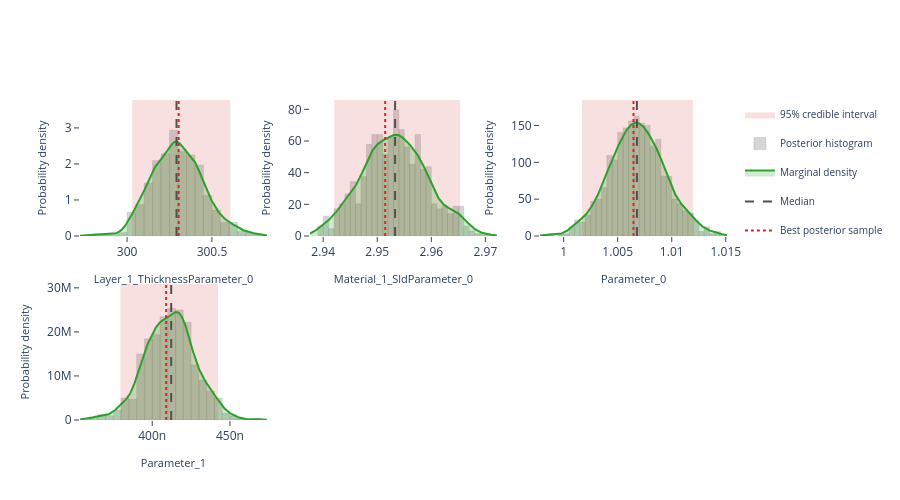

Notebook source saved alongside this figure:
### Markdown cell above
## Interactive posterior plots

The next three cells render the same Plotly figures that are shown on the
Bayesian Posterior tab of the EasyReflectometryApp:

* **Marginals** — per-parameter distribution: histogram + smooth KDE marginal,
  shaded 95% credible interval, and median / best-sample lines
  (`plot_distribution` or `posterior.distribution()`)
* **Corner plot** — pairwise marginals + 2-D contours + scatter (`plot_corner`)
* **Traces** — per-chain trace + marginal histogram (`plot_trace`)

The standalone helpers are called with ``return_figure=True`` so they return a
Plotly ``Figure`` that we render in the notebook with ``fig.show()``; the
``PosteriorResults`` methods return the figure directly.

### Code cell
# ---- Marginal posterior distributions ---------------------------------------
# One panel per free parameter, each overlaying the posterior histogram, a
# smooth Gaussian-KDE marginal, the shaded 95% credible interval, and the
# median / best-sample reference lines.  Mirrors the "Marginals" sub-tab in
# the EasyReflectometryApp.

# The PosteriorResults method passes ``logp`` through automatically so the
# best posterior sample (MAP) line is drawn:
fig = posterior.distribution()
fig.show()

# Standalone equivalent (pass ``logp`` to get the best-sample line):
# fig = plot_distribution(
#     posterior.draws,
#     posterior.param_names,
#     logp=posterior.logp,
#     return_figure=True,
# )
# fig.show()

### Figure 1 — Plotly figure (JSON) as saved in the notebook; plotly's stock layout.template omitted (floating-point values rounded to 4 significant figures; data arrays with more than 128 entries replaced by an {"elided": "..."} marker saying what was removed)
{"data": [{"fill": "toself", "fillcolor": "rgba(214, 39, 40, 0.14)", "hoverinfo": "skip", "legendgroup": "95% credible interval", "line": {"color": "rgba(214, 39, 40, 0.14)", "width": 0}, "mode": "lines", "name": "95% credible interval", "showlegend": true, "type": "scatter", "x": [300.0, 300.6, 300.6, 300.0, 300.0], "xaxis": "x", "y": [0.0, 0.0, 3.775, 3.775, 0.0], "yaxis": "y"}, {"histnorm": "probability density", "hovertemplate": "sample=%{x:.4f}<br>density: %{y:.2f}<extra></extra>", "legendgroup": "histogram", "marker": {"color": "rgba(120, 120, 120, 0.38)", "line": {"color": "rgba(120, 120, 120, 0.24)", "width": 1}}, "name": "Posterior histogram", "nbinsx": 40, "opacity": 0.82, "showlegend": true, "type": "histogram", "x": {"elided": "640 float values"}, "xaxis": "x", "yaxis": "y"}, {"fill": "tozeroy", "fillcolor": "rgba(44, 160, 44, 0.22)", "hovertemplate": "Layer_1_ThicknessParameter_0: %{x:.4f}<br>density: %{y:.4f}<extra></extra>", "legendgroup": "marginal", "line": {"color": "rgb(44, 160, 44)", "width": 2}, "mode": "lines", "name": "Marginal density", "showlegend": true, "type": "scatter", "x": {"elided": "256 float values"}, "xaxis": "x", "y": {"elided": "256 float values"}, "yaxis": "y"}, {"hovertemplate": "Median: %{x:.4f}<extra></extra>", "legendgroup": "Median", "line": {"color": "rgb(80, 80, 80)", "dash": "dash", "width": 2}, "mode": "lines", "name": "Median", "showlegend": true, "type": "scatter", "x": [300.3, 300.3], "xaxis": "x", "y": [0.0, 3.775], "yaxis": "y"}, {"hovertemplate": "Best posterior sample: %{x:.4f}<extra></extra>", "legendgroup": "Best posterior sample", "line": {"color": "rgb(214, 39, 40)", "dash": "dot", "width": 2}, "mode": "lines", "name": "Best posterior sample", "showlegend": true, "type": "scatter", "x": [300.3, 300.3], "xaxis": "x", "y": [0.0, 3.775], "yaxis": "y"}, {"fill": "toself", "fillcolor": "rgba(214, 39, 40, 0.14)", "hoverinfo": "skip", "legendgroup": "95% credible interval", "line": {"color": "rgba(214, 39, 40, 0.14)", "width": 0}, "mode": "lines", "name": "95% credible interval", "showlegend": false, "type": "scatter", "x": [2.942, 2.965, 2.965, 2.942, 2.942], "xaxis": "x2", "y": [0.0, 0.0, 85.9, 85.9, 0.0], "yaxis": "y2"}, {"histnorm": "probability density", "hovertemplate": "sample=%{x:.4f}<br>density: %{y:.2f}<extra></extra>", "legendgroup": "histogram", "marker": {"color": "rgba(120, 120, 120, 0.38)", "line": {"color": "rgba(120, 120, 120, 0.24)", "width": 1}}, "name": "Posterior histogram", "nbinsx": 40, "opacity": 0.82, "showlegend": false, "type": "histogram", "x": {"elided": "640 float values"}, "xaxis": "x2", "yaxis": "y2"}, {"fill": "tozeroy", "fillcolor": "rgba(44, 160, 44, 0.22)", "hovertemplate": "Material_1_SldParameter_0: %{x:.4f}<br>density: %{y:.4f}<extra></extra>", "legendgroup": "marginal", "line": {"color": "rgb(44, 160, 44)", "width": 2}, "mode": "lines", "name": "Marginal density", "showlegend": false, "type": "scatter", "x": {"elided": "256 float values"}, "xaxis": "x2", "y": {"elided": "256 float values"}, "yaxis": "y2"}, {"hovertemplate": "Median: %{x:.4f}<extra></extra>", "legendgroup": "Median", "line": {"color": "rgb(80, 80, 80)", "dash": "dash", "width": 2}, "mode": "lines", "name": "Median", "showlegend": false, "type": "scatter", "x": [2.953, 2.953], "xaxis": "x2", "y": [0.0, 85.9], "yaxis": "y2"}, {"hovertemplate": "Best posterior sample: %{x:.4f}<extra></extra>", "legendgroup": "Best posterior sample", "line": {"color": "rgb(214, 39, 40)", "dash": "dot", "width": 2}, "mode": "lines", "name": "Best posterior sample", "showlegend": false, "type": "scatter", "x": [2.951, 2.951], "xaxis": "x2", "y": [0.0, 85.9], "yaxis": "y2"}, {"fill": "toself", "fillcolor": "rgba(214, 39, 40, 0.14)", "hoverinfo": "skip", "legendgroup": "95% credible interval", "line": {"color": "rgba(214, 39, 40, 0.14)", "width": 0}, "mode": "lines", "name": "95% credible interval", "showlegend": false, "type": "scatter", "x": [1.002, 1.012, 1.012, 1.002, 1.002], "xaxis": "x3", "y": [0.0, 0.0, 184.7, 184.7, 0.0], "yaxis": "y3"}, {"histnorm": "probability density", "hovertemplate": "sample=%{x:.4f}<br>density: %{y:.2f}<extra></extra>", "legendgroup": "histogram", "marker": {"color": "rgba(120, 120, 120, 0.38)", "line": {"color": "rgba(120, 120, 120, 0.24)", "width": 1}}, "name": "Posterior histogram", "nbinsx": 40, "opacity": 0.82, "showlegend": false, "type": "histogram", "x": {"elided": "640 float values"}, "xaxis": "x3", "yaxis": "y3"}, {"fill": "tozeroy", "fillcolor": "rgba(44, 160, 44, 0.22)", "hovertemplate": "Parameter_0: %{x:.4f}<br>density: %{y:.4f}<extra></extra>", "legendgroup": "marginal", "line": {"color": "rgb(44, 160, 44)", "width": 2}, "mode": "lines", "name": "Marginal density", "showlegend": false, "type": "scatter", "x": {"elided": "256 float values"}, "xaxis": "x3", "y": {"elided": "256 float values"}, "yaxis": "y3"}, {"hovertemplate": "Median: %{x:.4f}<extra></extra>", "legendgroup": "Median", "line": {"color": "rgb(80, 80, 80)", "dash": "dash", "width": 2}, "mode": "lines", "name": "Median", "showlegend": false, "type": "scatter", "x": [1.007, 1.007], "xaxis": "x3", "y": [0.0, 184.7], "yaxis": "y3"}, {"hovertemplate": "Best posterior sample: %{x:.4f}<extra></extra>", "legendgroup": "Best posterior sample", "line": {"color": "rgb(214, 39, 40)", "dash": "dot", "width": 2}, "mode": "lines", "name": "Best posterior sample", "showlegend": false, "type": "scatter", "x": [1.006, 1.006], "xaxis": "x3", "y": [0.0, 184.7], "yaxis": "y3"}, {"fill": "toself", "fillcolor": "rgba(214, 39, 40, 0.14)", "hoverinfo": "skip", "legendgroup": "95% credible interval", "line": {"color": "rgba(214, 39, 40, 0.14)", "width": 0}, "mode": "lines", "name": "95% credible interval", "showlegend": false, "type": "scatter", "x": [3.796e-07, 4.424e-07, 4.424e-07, 3.796e-07, 3.796e-07], "xaxis": "x4", "y": [0.0, 0.0, 30870000.0, 30870000.0, 0.0], "yaxis": "y4"}, {"histnorm": "probability density", "hovertemplate": "sample=%{x:.4f}<br>density: %{y:.2f}<extra></extra>", "legendgroup": "histogram", "marker": {"color": "rgba(120, 120, 120, 0.38)", "line": {"color": "rgba(120, 120, 120, 0.24)", "width": 1}}, "name": "Posterior histogram", "nbinsx": 40, "opacity": 0.82, "showlegend": false, "type": "histogram", "x": {"elided": "640 float values"}, "xaxis": "x4", "yaxis": "y4"}, {"fill": "tozeroy", "fillcolor": "rgba(44, 160, 44, 0.22)", "hovertemplate": "Parameter_1: %{x:.4f}<br>density: %{y:.4f}<extra></extra>", "legendgroup": "marginal", "line": {"color": "rgb(44, 160, 44)", "width": 2}, "mode": "lines", "name": "Marginal density", "showlegend": false, "type": "scatter", "x": {"elided": "256 float values"}, "xaxis": "x4", "y": {"elided": "256 float values"}, "yaxis": "y4"}, {"hovertemplate": "Median: %{x:.4f}<extra></extra>", "legendgroup": "Median", "line": {"color": "rgb(80, 80, 80)", "dash": "dash", "width": 2}, "mode": "lines", "name": "Median", "showlegend": false, "type": "scatter", "x": [4.122e-07, 4.122e-07], "xaxis": "x4", "y": [0.0, 30870000.0], "yaxis": "y4"}, {"hovertemplate": "Best posterior sample: %{x:.4f}<extra></extra>", "legendgroup": "Best posterior sample", "line": {"color": "rgb(214, 39, 40)", "dash": "dot", "width": 2}, "mode": "lines", "name": "Best posterior sample", "showlegend": false, "type": "scatter", "x": [4.09e-07, 4.09e-07], "xaxis": "x4", "y": [0.0, 30870000.0], "yaxis": "y4"}], "layout": {"barmode": "overlay", "height": 500, "legend": {"font": {"size": 10}}, "plot_bgcolor": "white", "showlegend": true, "xaxis": {"anchor": "y", "domain": [0.0, 0.2889], "range": [299.7, 300.8], "showgrid": false, "ticks": "outside", "title": {"font": {"size": 11}, "text": "Layer_1_ThicknessParameter_0"}, "zeroline": false}, "xaxis2": {"anchor": "y2", "domain": [0.3556, 0.6444], "range": [2.938, 2.972], "showgrid": false, "ticks": "outside", "title": {"font": {"size": 11}, "text": "Material_1_SldParameter_0"}, "zeroline": false}, "xaxis3": {"anchor": "y3", "domain": [0.7111, 1.0], "range": [0.9978, 1.015], "showgrid": false, "ticks": "outside", "title": {"font": {"size": 11}, "text": "Parameter_0"}, "zeroline": false}, "xaxis4": {"anchor": "y4", "domain": [0.0, 0.2889], "range": [3.535e-07, 4.738e-07], "showgrid": false, "ticks": "outside", "title": {"font": {"size": 11}, "text": "Parameter_1"}, "zeroline": false}, "xaxis5": {"anchor": "y5", "domain": [0.3556, 0.6444], "showgrid": false, "ticks": "outside", "zeroline": false}, "xaxis6": {"anchor": "y6", "domain": [0.7111, 1.0], "showgrid": false, "ticks": "outside", "zeroline": false}, "yaxis": {"anchor": "x", "domain": [0.575, 1.0], "range": [0.0, 3.775], "showgrid": false, "ticks": "outside", "title": {"font": {"size": 11}, "text": "Probability density"}, "zeroline": false}, "yaxis2": {"anchor": "x2", "domain": [0.575, 1.0], "range": [0.0, 85.9], "showgrid": false, "ticks": "outside", "title": {"font": {"size": 11}, "text": "Probability density"}, "zeroline": false}, "yaxis3": {"anchor": "x3", "domain": [0.575, 1.0], "range": [0.0, 184.7], "showgrid": false, "ticks": "outside", "title": {"font": {"size": 11}, "text": "Probability density"}, "zeroline": false}, "yaxis4": {"anchor": "x4", "domain": [0.0, 0.425], "range": [0.0, 30870000.0], "showgrid": false, "ticks": "outside", "title": {"font": {"size": 11}, "text": "Probability density"}, "zeroline": false}, "yaxis5": {"anchor": "x5", "domain": [0.0, 0.425], "showgrid": false, "ticks": "outside", "zeroline": false}, "yaxis6": {"anchor": "x6", "domain": [0.0, 0.425], "showgrid": false, "ticks": "outside", "zeroline": false}}}
